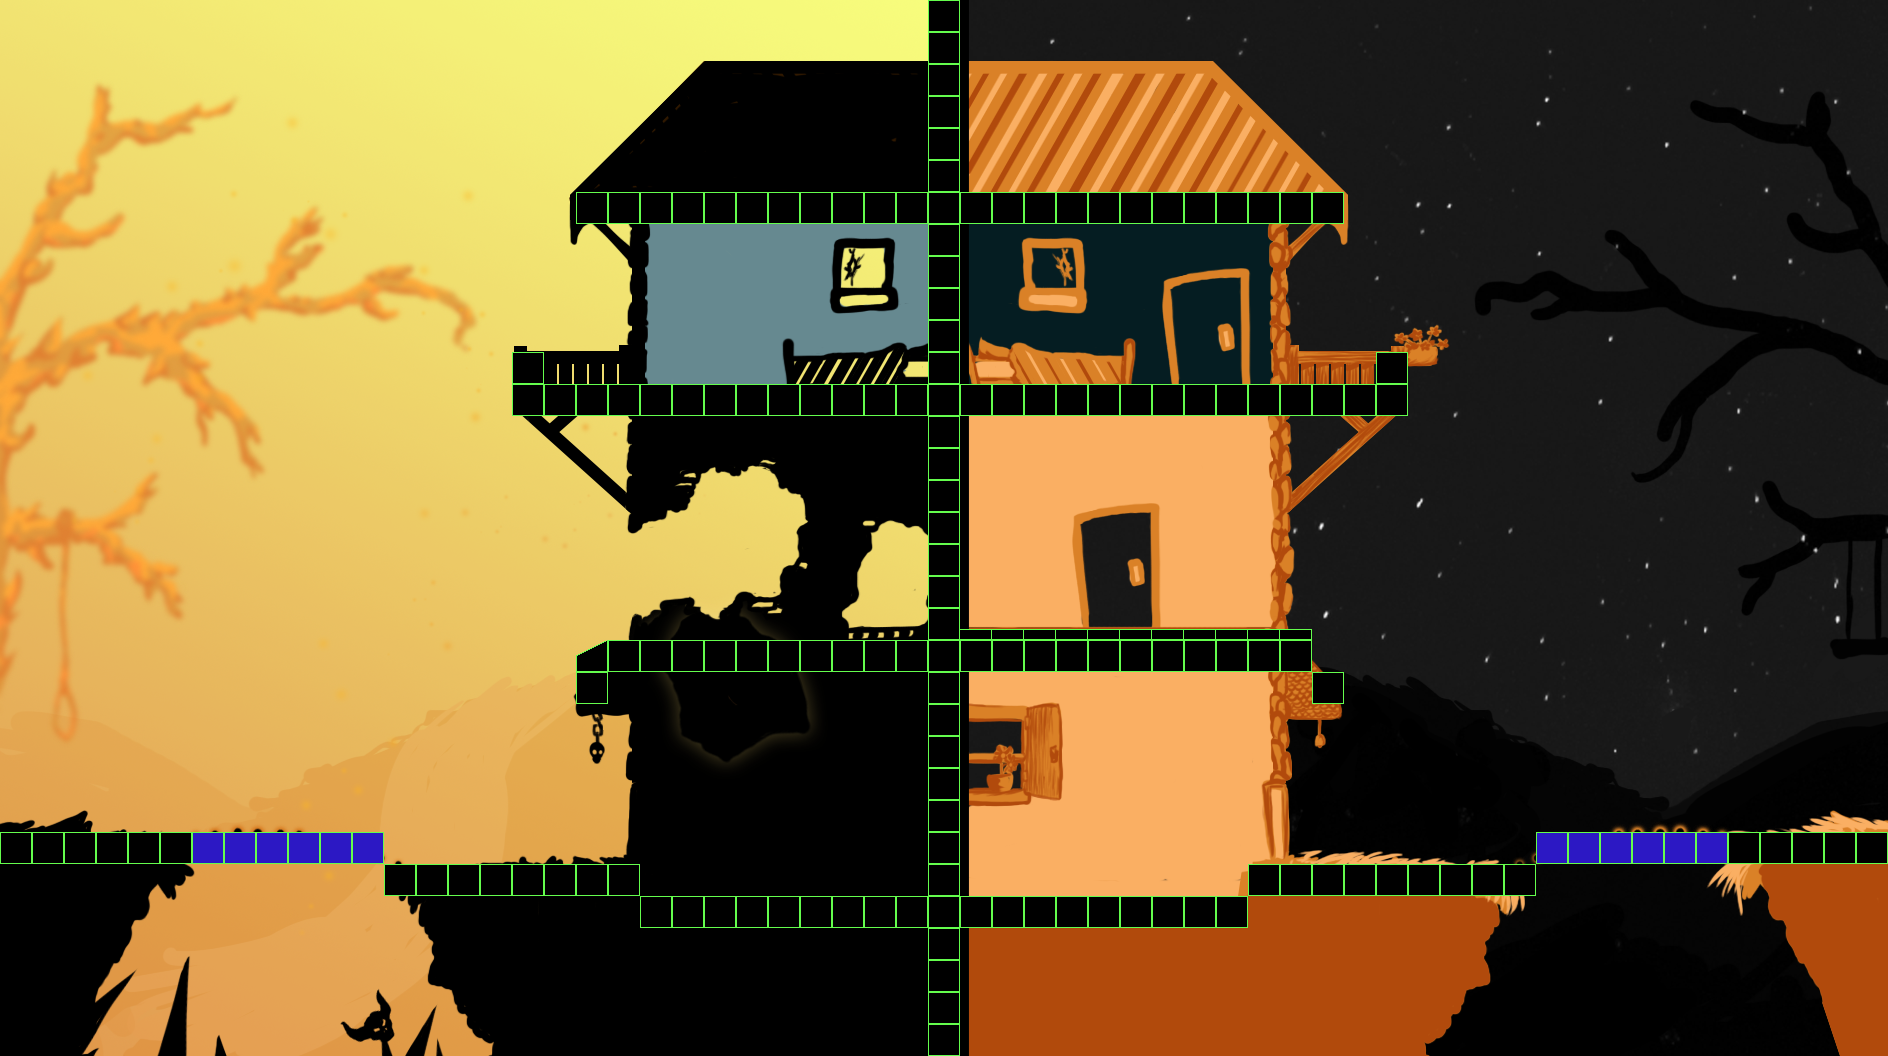

Rendered tile map (Tiled .tmx) drawn with the repository's tilesets; below, a short description and the map source with its tile grids summarised:
An orthogonal 59x33 tile map with 32x32 px tiles, 2 tile layers (Hidden, Calque de Tile 1), 1 image layer and 8 objects (2x door, spawn, chest, SpectralKey, NormalKey, ...).

<map version="1.0" orientation="orthogonal" renderorder="right-down" width="59" height="33" tilewidth="32" tileheight="32">
 <properties>
  <property name="center" value="29" />
 </properties>
 <tileset firstgid="1" source="tileset.tsx" />
 <imagelayer name="back">
  <image source="tuto-test01.png" />
 </imagelayer>
 <layer name="Hidden" width="59" height="33">
  <data>[1947 cells, 12 non-empty, 1 distinct tile ids]</data>
 </layer>
 <layer name="Calque de Tile 1" width="59" height="33">
  <data>[1947 cells, 166 non-empty, 3 distinct tile ids]</data>
 </layer>
 <objectgroup name="Calque d'objets 1">
  <object name="spawn" type="spawn" x="768" y="336" width="32" height="48" />
  <object name="door" type="door" x="668" y="270" width="73" height="113">
   <properties>
    <property name="id" value="1" />
    <property name="scale" value="true" />
   </properties>
  </object>
  <object name="door" type="door" x="736" y="480" width="85" height="124">
   <properties>
    <property name="id" value="1" />
   </properties>
  </object>
  <object name="chest" type="chest" x="896" y="576" width="96" height="32" />
  <object name="SpectralKey" type="SpectralKey" x="1312" y="352" width="32" height="32" />
  <object name="NormalKey" type="NormalKey" x="640" y="576" width="32" height="32" />
  <object name="Water" type="Water" x="864" y="352" width="32" height="32" />
  <object name="Flame" type="Flame" x="992" y="352" width="32" height="32" />
 </objectgroup>
</map>
